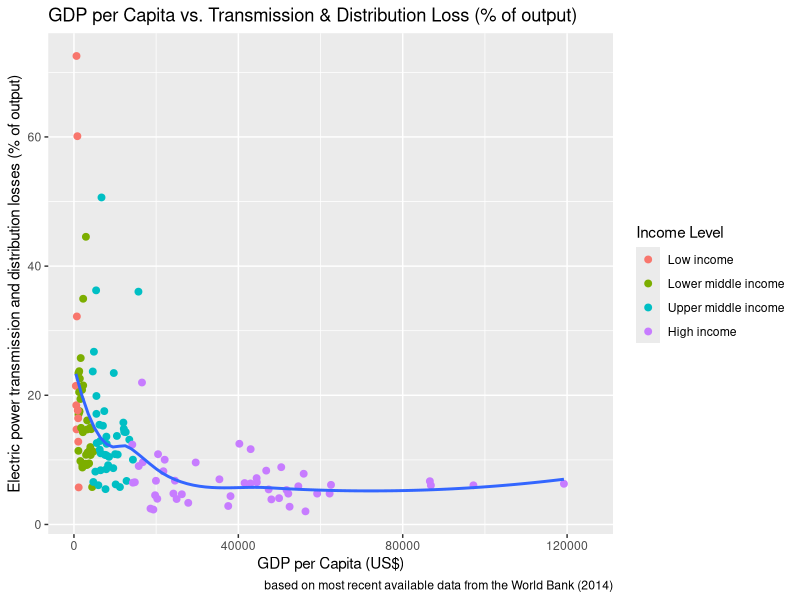
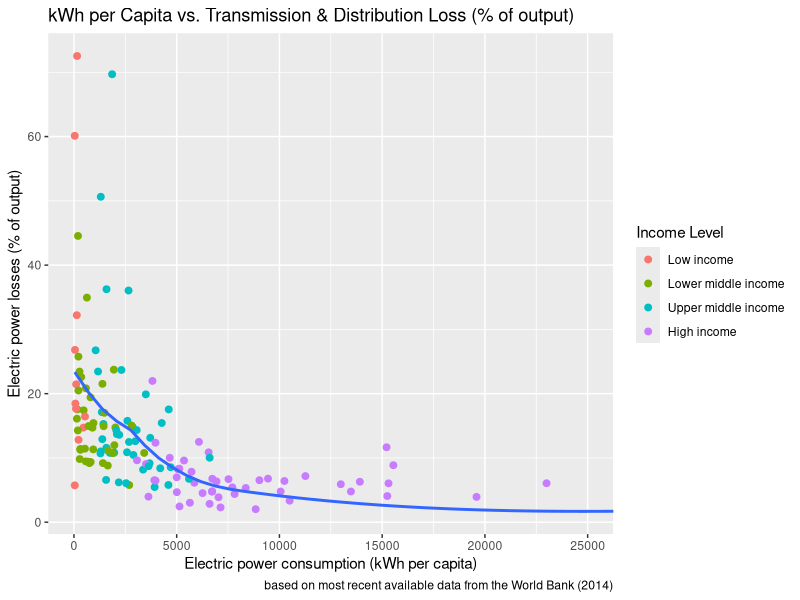
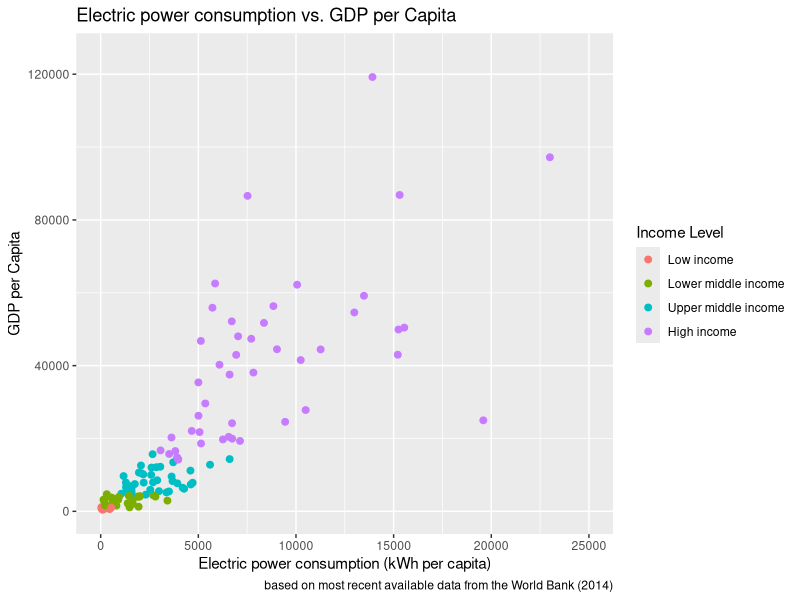
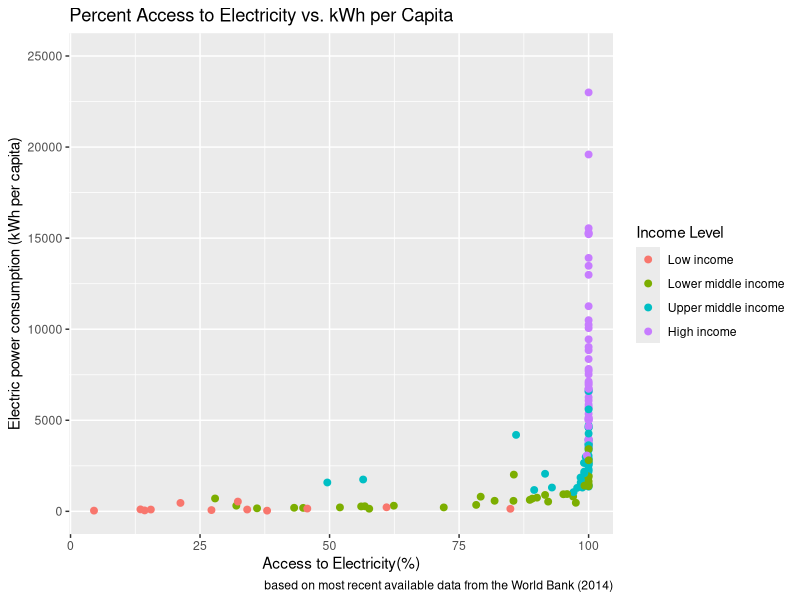

Recreate these plots in R, in order.
# C. McClintock
# Electricity Theft
# Feb. 21st, 2018

# ......................................................................................................

# DATA IMPORT & CLEANING

# set up
getwd()
setwd("/Users/charmed33/R/HultPrize2018")

# libraries
library(tidyverse)
library(dplyr)

# read in the data, all from the world bank
powerloss <- read_csv("electric_loss.csv", skip = 4) 
# Electric power transmission and distribution losses (% of output)
access <- read_csv("access.csv", skip = 4) 
# Access to electricity (% of population)
population <- read_csv("population.csv", skip = 4)
# Population, total
kwh <- read_csv("kwhpercap.csv", skip = 4)
# Electric power consumption (kWh per capita)
gdp <- read_csv("gdp.csv", skip = 4)
# GDP (current US$)
countries <- read_csv("wb_countrydata.csv")
# Children out of school, female (% of female primary school age)
girlsed <- read_csv("girlsed.csv", skip = 4)

# change some names, use data from 2014, last available
colnames(powerloss)[colnames(powerloss)=="Country Name"] <- "country"
colnames(powerloss)[colnames(powerloss)=="Country Code"] <- "country_code"
colnames(powerloss)[colnames(powerloss)=="2014"] <- "percentloss"

colnames(population)[colnames(population)=="Country Name"] <- "country"
colnames(population)[colnames(population)=="Country Code"] <- "country_code"
colnames(population)[colnames(population)=="2014"] <- "population"

colnames(gdp)[colnames(gdp)=="Country Name"] <- "country"
colnames(gdp)[colnames(gdp)=="Country Code"] <- "country_code"
colnames(gdp)[colnames(gdp)=="2014"] <- "gdp"

colnames(kwh)[colnames(kwh)=="Country Name"] <- "country"
colnames(kwh)[colnames(kwh)=="Country Code"] <- "country_code"
colnames(kwh)[colnames(kwh)=="2014"] <- "kwh"

colnames(access)[colnames(access)=="Country Name"] <- "country"
colnames(access)[colnames(access)=="Country Code"] <- "country_code"
colnames(access)[colnames(access)=="2014"] <- "access"

colnames(girlsed)[colnames(girlsed)=="Country Name"] <- "country"
colnames(girlsed)[colnames(girlsed)=="Country Code"] <- "country_code"
colnames(girlsed)[colnames(girlsed)=="2014"] <- "girlsed"

names(countries) <- c("country_code","region","income_group","country")


# select the 2014 data
powerloss <- select(powerloss, country, country_code, percentloss)
population <- select(population, country, country_code, population)
gdp <- select(gdp, country, country_code, gdp)
kwh <- select(kwh, country, country_code, kwh)
access <- select(access, country, country_code, access)
girlsed <- select(girlsed, country, country_code, girlsed)

# merge it all together
power <- left_join(powerloss, countries, by = 
           c("country_code" = "country_code","country" = "country"))
power <- left_join(power, population, by = 
           c("country_code" = "country_code", "country" = "country"))
power <- left_join(power, gdp, by = 
           c("country_code" = "country_code", "country" = "country"))
power <- left_join(power, kwh, by = 
           c("country_code" = "country_code", "country" = "country"))
power <- left_join(power, access, by = 
           c("country_code" = "country_code", "country" = "country"))
power <- left_join(power, girlsed, by = 
           c("country_code" = "country_code", "country" = "country"))

# create gdp per capita by dividing gdp by population
power <- mutate(power, gdp_percap = gdp / population)
power <- select(power, country, country_code, region, 
                income_group, gdp, gdp_percap, population, everything())
power <- power[complete.cases(power[ , 3]),]
power$income_group <- as.factor(power$income_group)
power <- mutate(power,
                income_group=fct_relevel(income_group,
                  "Low income",
                  "Lower middle income",
                  "Upper middle income",
                  "High income"))

# .......................................................................................................

# EXPLORATORY DATA ANALYSIS

# how much electricity is being lost?
summary(power$percentloss) # average of 13 percent loss, much higher in poor countries
summary(power$gdp_percap)

# how does that vary by income group?

## average use by income group
kwhbyincome <- as.data.frame(power %>% 
                                   group_by(income_group) %>% 
                                   summarise(mean(kwh, na.rm = TRUE)))

## average percent loss by income group
percentbyincome <- as.data.frame(power %>% 
             group_by(income_group) %>% 
              summarise(mean(percentloss, na.rm = TRUE)))

## number of countries in each income group
numbyincome <- as.data.frame(power %>% 
             group_by(income_group) %>% 
             summarise(byincome = n()))

## number of countries in each income group
percentbyregion <- as.data.frame(power %>% 
                               group_by(region) %>% 
                               summarise(mean(percentloss, na.rm = TRUE)))


# generalized linear models 

# gdp per capita vs. percent loss
gdp_percentloss <- glm(gdp_percap ~ percentloss, data = power)
summary(gdp_percentloss) # intercept = 28953.6, slope = -851.6, p < .001

# kwh per capita vs. percent loss
percentloss_kwh <-  glm(kwh ~ percentloss, data = power)
summary(percentloss_kwh) # intercept = 6866.62, slope =-184.9, p < .001

# kwh per capita vs. gdp per capita
gdp_kwh <-  glm(kwh ~ gdp_percap, data = power)
summary(gdp_kwh) # intercept = 1134, slope = .1845, p < .001

# access vs. loss
access_loss <- glm(access ~ kwh, data = power)
summary(access_loss) # intercept = 82.16, slope = .00132, p < .001

# ......................................................................................................

# VISUALIZATION

# gdp per capita vs. percent loss
ggplot(data = power, mapping = aes(gdp_percap, percentloss, na.rm = TRUE)) + 
  geom_point(aes(colour = factor(income_group)), size = 2) + geom_smooth(se = FALSE) +
  coord_cartesian(xlim = c(0, 125000)) + labs(colour = "Income Level", 
       title = "GDP per Capita vs. Transmission & Distribution Loss (% of output)", 
       caption = "based on most recent available data from the World Bank (2014)",
       x = "GDP per Capita (US$)", 
       y = "Electric power transmission and distribution losses (% of output)")

# kwh per capita vs. percent loss
ggplot(data = power, mapping = aes(kwh, percentloss, na.rm = TRUE)) + 
  geom_point(aes(colour = factor(income_group)), size = 2) + geom_smooth(se = FALSE) +
  coord_cartesian(xlim = c(0, 25000)) + labs(colour = "Income Level", 
       title = "kWh per Capita vs. Transmission & Distribution Loss (% of output)", 
       caption = "based on most recent available data from the World Bank (2014)",
       x = "Electric power consumption (kWh per capita)", 
       y = "Electric power losses (% of output)")

# kwh per capita vs. gdp per capita
ggplot(data = power, mapping = aes(kwh, gdp_percap), na.rm = TRUE) + 
  geom_point(aes(colour = factor(income_group)), size = 2) + coord_cartesian(ylim = c(0,125000),
  xlim=c(0,25000)) + labs(colour = "Income Level", 
       title = "Electric power consumption vs. GDP per Capita", 
       caption = "based on most recent available data from the World Bank (2014)",
       y = "GDP per Capita", 
       x = "Electric power consumption (kWh per capita)")

# kwh per capita vs. percent access
ggplot(data = power, mapping = aes(access, kwh), na.rm = TRUE) + 
  geom_point(aes(colour = factor(income_group)), size = 2) + 
  coord_cartesian(ylim = c(0,25000)) + 
  labs(colour = "Income Level", 
       title = "Percent Access to Electricity vs. kWh per Capita", 
       caption = "based on most recent available data from the World Bank (2014)",
       x = "Access to Electricity(%)", 
       y = "Electric power consumption (kWh per capita)")


